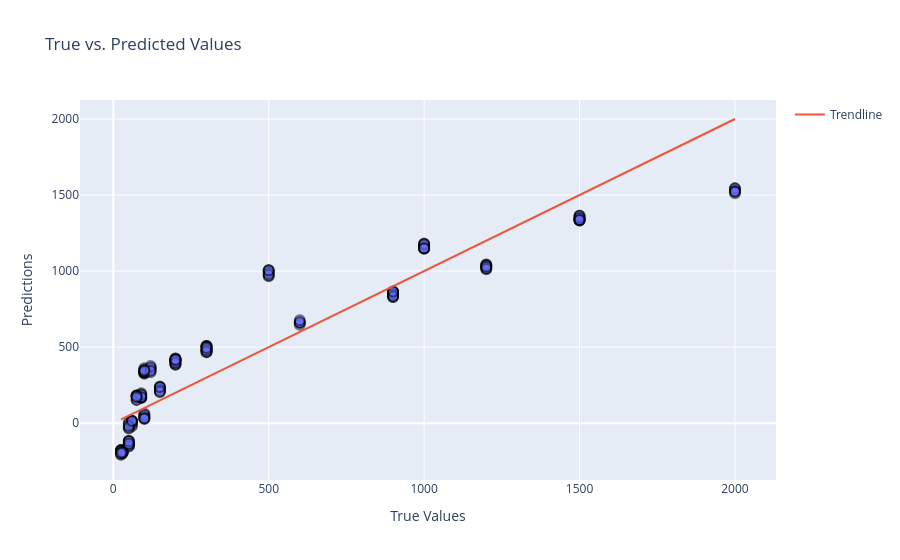

This figure's notebook cell:
### Markdown cell above
Here wwe will consider `Age, Quantity and Price Per Unit` columns for the model craetion

### Code cell
# Creating train/test split
X = df[['Age', 'Quantity', 'Price per Unit']]
y = df['Total Amount']
X_train, X_test, y_train, y_test = train_test_split(X, y, test_size=0.2, random_state=42)

# Creating model
model = LinearRegression()
model.fit(X_train, y_train)

# Making predictions
y_pred = model.predict(X_test)

# Evaluating model performance
mse = mean_squared_error(y_test, y_pred)
rmse = np.sqrt(mse)
r2 = r2_score(y_test, y_pred)

print(f"Mean Squared Error: {mse}")
print(f"Root Mean Squared Error: {rmse}")
print(f"R-squared (R2) Score: {r2}")

# Create a DataFrame for visualization
df = pd.DataFrame({'True Values': y_test, 'Predictions': y_pred})

# Create a scatter plot using Plotly Express
fig = px.scatter(df, x='True Values', y='Predictions', title='True vs. Predicted Values')
fig.update_traces(marker=dict(size=10, opacity=0.5, line=dict(width=2, color='black')))

# Add hover data (x and y coordinates)
fig.update_traces(customdata=df.index)

# Customize the hover tooltip
fig.update_traces(hovertemplate='True Value: %{x}<br>Predicted Value: %{y}<br>Sample Index: %{customdata}')

# Add a trendline (optional)
fig.add_trace(go.Scatter(x=df['True Values'], y=df['True Values'], mode='lines', name='Trendline'))

# Customize the layout
fig.update_layout(
    xaxis_title="True Values",
    yaxis_title="Predictions"
)

# Show the interactive plot in the Jupyter Notebook
fig.show()

### Figure 1 — Plotly figure (JSON) as saved in the notebook; plotly's stock layout.template omitted (floating-point values rounded to 4 significant figures; data arrays with more than 128 entries replaced by an {"elided": "..."} marker saying what was removed)
{"data": [{"customdata": {"elided": "200 int values"}, "hovertemplate": "True Value: %{x}<br>Predicted Value: %{y}<br>Sample Index: %{customdata}", "legendgroup": "", "marker": {"color": "#636efa", "line": {"color": "black", "width": 2}, "opacity": 0.5, "size": 10, "symbol": "circle"}, "mode": "markers", "name": "", "orientation": "v", "showlegend": false, "type": "scatter", "x": {"elided": "200 int values"}, "xaxis": "x", "y": {"elided": "200 float values"}, "yaxis": "y"}, {"mode": "lines", "name": "Trendline", "type": "scatter", "x": {"elided": "200 int values"}, "y": {"elided": "200 int values"}}], "layout": {"legend": {"tracegroupgap": 0}, "title": {"text": "True vs. Predicted Values"}, "xaxis": {"anchor": "y", "domain": [0, 1], "title": {"text": "True Values"}}, "yaxis": {"anchor": "x", "domain": [0, 1], "title": {"text": "Predictions"}}}}
